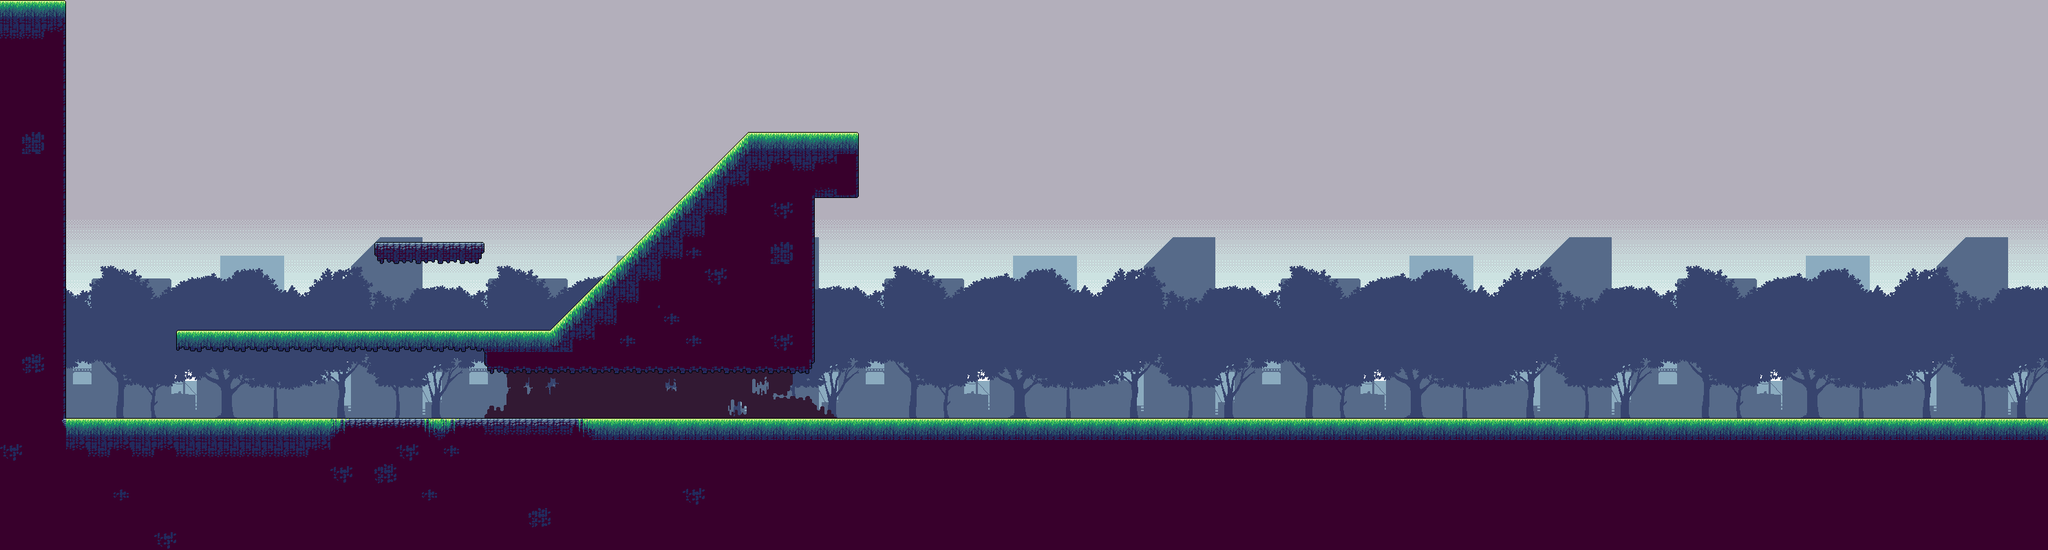

A level layout from a 2D game, rendered from its tile map. Below: a short description, then the map file with tile-grid data replaced by summaries:
An orthogonal 93x25 tile map with 32x32 px tiles, 3 tile layers (Background, BackTiles, Tiles), 2 tilesets and 8 objects (Spawn).

<map version="1.5" tiledversion="2021.03.23" orientation="orthogonal" renderorder="right-down" width="93" height="25" tilewidth="32" tileheight="32" infinite="0" nextlayerid="7" nextobjectid="32">
 <tileset firstgid="1" source="GreenZoneTileset.tsx" />
 <tileset firstgid="97" source="BackgroundTileset.tsx" />
 <layer id="5" name="Background" width="93" height="25">
  <data>[2325 cells, 2325 non-empty, 180 distinct tile ids]</data>
 </layer>
 <layer id="6" name="BackTiles" width="93" height="25">
  <data>[2325 cells, 51 non-empty, 12 distinct tile ids]</data>
 </layer>
 <layer id="1" name="Tiles" width="93" height="25">
  <data>[2325 cells, 742 non-empty, 29 distinct tile ids]</data>
 </layer>
 <objectgroup id="3" name="World">
  <object id="2" x="0" y="0" width="96" height="608" />
  <object id="3" x="0" y="608" width="2976" height="192" />
  <object id="5" x="256" y="480" width="608" height="32" />
  <object id="9" x="544" y="352" width="160" height="32" />
  <object id="26" x="832" y="537">
   <polygon points="0,0 351.5,-1.5 352,-249 256,-345 -32,-57" />
  </object>
  <object id="27" x="1088" y="192" width="160" height="96" />
  <object id="31" x="704.667" y="512" width="159.333" height="25" />
 </objectgroup>
 <objectgroup id="4" name="Player">
  <object id="14" name="Spawn" x="358.667" y="430.667" width="32" height="32" />
 </objectgroup>
</map>
